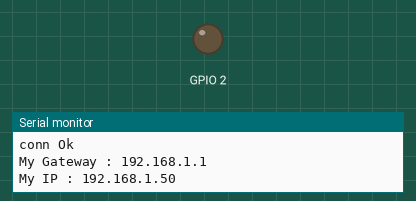
This sketch was run on a simulated ESP8266 (NodeMCU). Shown: output pins drawn as LEDs (lit = HIGH), the last lines printed to the serial monitor. WiFi joins after 1.5 s; servers stay silent unless stated; a WiFi scan finds three made-up networks.

Above: at 6.0 s.
At 13.4 s:
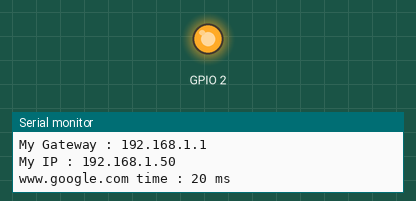
Timing chart, 0 to 18.5 s (numbered marks = the images above):
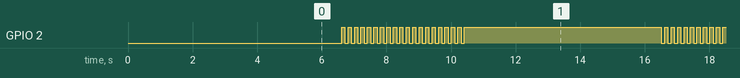

Measured:
- by itself, GPIO 2: repeats every 10.0 s: HIGH 6.1 s, 19 × (LOW 0.10 s, HIGH 0.10 s), LOW 0.10 s
- by itself, everything shown: repeats every 20.0 s, in 28 steps

The sketch:

esp_WiFi.ino
```cpp
#include <ESP8266WiFi.h>
#include <ESP8266Ping.h>

void setup() {
  // put your setup code here, to run once:
  pinMode(2, OUTPUT);

  Serial.begin(115200);
  delay(1000);
  Serial.println("Hello world...!");
  WiFi.mode(WIFI_AP_STA);
  delay(1000);
  // 몇번의 모드를 설정했는지
  Serial.println(WiFi.getMode());

  //현재 와이파이 중 어떤 것을 선택할 수 있는지
  int found = WiFi.scanNetworks(0, 1);
  Serial.printf("I found ssid num : %d\r\n", found);

  int i = 0;
  Serial.println("SSID\t\tStrength\t\tchannel\t\tMAC");
  for(i = 0 ; i < found ; i++){
      Serial.printf("%s\t\t%d\t\t%d\t\t%s\r\n",
      WiFi.SSID(i).c_str(), WiFi.RSSI(i), WiFi.channel(i), WiFi.BSSIDstr(i).c_str());
  }
  WiFi.begin("MJU_Wireless", "");
  WiFi.setAutoReconnect(1);

    int connResult = WiFi.waitForConnectResult();
    if (connResult == WL_CONNECTED){
      Serial.printf("conn Ok\r\n");
    }
    else{
      Serial.printf("conn fail, reason : %d\r\n", connResult);
    }

  Serial.printf("My Gateway : %s\r\n", WiFi.gatewayIP().toString().c_str());
  Serial.printf("My IP : %s\r\n", WiFi.localIP().toString().c_str());
}

void loop() {
  // put your main code here, to run repeatedly:
  Ping.ping("www.google.com");
  int returnMs = Ping.averageTime();

  Serial.printf("www.google.com time : %d ms\r\n", returnMs);

  for(int i = 0 ; i < returnMs ; i++){
    digitalWrite(2, LOW);
    delay(100);
    digitalWrite(2, HIGH);
    delay(100);
  }

  delay(5000);

}
```
